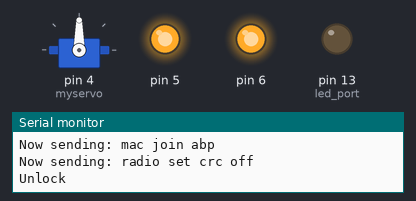
The sketch below on a simulated Arduino Mega 2560, built with avr-gcc and run on an emulated ATmega2560. Shown: servo, output pins drawn as LEDs (lit = HIGH), the last lines printed to the serial monitor.

Above: at 12.05 s.
At 19.0 s:
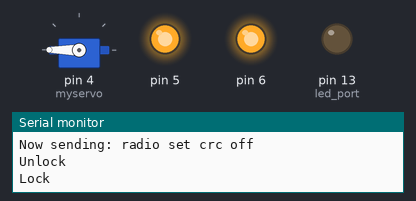
Timing chart, 0 to 20.1 s (numbered marks = the images above):
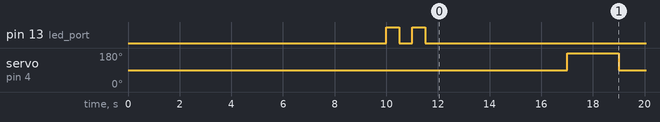

The sketch:

servosolo.ino
```cpp
/*
* This file is generated by the Marvin Booster
* The following sensors are available:
* A3 - Unused
* A5 - Unused
* D4 - Unused
* A0 - Unused
* D3 - Servo
*
* If you find whitespaces within this document, it is due to empty templates.
* Have fun playing with your new Marvin!
*/
//Include libraries and non-static variables needed for different sensors
#include <math.h>         //by default included in Arduino
#include <Wire.h>         //by default included in Arduinozip

#include <Servo.h>

int lock = 0;

// Port to assign the type of lora data (any port can be used between 1 and 223)
int     set_port  = 1;

// Some standard ports that depend on the layout of the Marvin
long    defaultBaudRate = 57600;
int     reset_port = 5;
int     RN2483_power_port = 6;
int     led_port = 13;
unsigned long start;
//*** Generated parameters here, please do not edit---->
String  set_as_key = ""; // Put your 32 hex char here
String  set_as_id = ""; // Put your value here
String  set_descriptivename = "MARVIN01"; // Put your value here
String  set_displayname = "700E8B14162DB298 - MARVIN01"; // Put your value here
String  set_endpoint_url = "https://mansystemsiotapp.mendixcloud.com/lora"; // Put your value here
String  set_deveui = "700E8B14162DB298"; // Put your 32 hex char here
String  set_devsaddr = "0181B416"; // Put your 32 hex char here
String  set_nwkskey = "775AEB0EAD7F963F5C9853A47BBD8845"; // Put your 32 hex char here
String  set_appskey = "775AEB0EAD7F963F5C9853A47BBD8845"; // Put your 32 hex char here
String  set_devaddr = "0181B416"; // Put your 8 hex char here
String  set_devicestatus = ""; // Put your value here
//*** <---- END Set parameters here

// Some global items
String reader = "";

//*** Define in which port the sensor is plugged in ---->


Servo myservo;  // create servo object to control a servo
// twelve servo objects can be created on most boards

int pos = 0;    // variable to store the servo position


/*
 * Setup() function is called when board is started. Marvin uses a serial connection to talk to your pc and a serial
 * connection to talk to the RN2483, these are both initialized in seperate functions. Also some Arduino port are
 * initialized and a LED is called to blink when everything is done.
 */
void setup() {
 InitializeSerials(defaultBaudRate);
  initializeRN2483(RN2483_power_port, reset_port);
  Wire.begin();
  pinMode(led_port, OUTPUT); // Initialize LED port
  blinky();
  pinMode(A3, INPUT);
  pinMode(A5, INPUT);
  start = millis();


  myservo.attach(4);  // attaches the servo on pin 3 to the servo object
}


void moveservo(){
 for (pos = 0; pos <= 180; pos += 1) { // goes from 0 degrees to 180 degrees
    // in steps of 1 degree
    myservo.write(pos);              // tell servo to go to position in variable 'pos'
    delay(15);                       // waits 15ms for the servo to reach the position
  }

  for (pos = 180; pos >= 0; pos -= 1) { // goes from 180 degrees to 0 degrees
    myservo.write(pos);              // tell servo to go to position in variable 'pos'
    delay(15);                       // waits 15ms for the servo to reach the position
  }
}

void moveservoLock()
{
   for (pos = 0; pos <= 30; pos += 1) { // goes from 0 degrees to 180 degrees
    // in steps of 1 degree
    myservo.write(pos);              // tell servo to go to position in variable 'pos'
    delay(15);                       // waits 15ms for the servo to reach the position
  }
}


void moveservoUnlock()
{
  myservo.write(0);
}
int x = 0;
void loop() {
    String payload = "1";
    int A = 0;          //Assigned to port 1 (A3)
    int B = 0;          //Assigned to port 1 (A3)-for humidity value
    int C = 0;          //Assigned to port 2 (A5)
    int D = 0;          //Assigned to port 3 (D4)
    int E = 0;          //Assigned to part 4 (A0)
    int F = 0;          //Assigned to port 5 (D3)
                        //Port 5 is also the serial I2C port. Make sure you check an example on the Seeed wiki
                        //to know what the exact output of your sensor is and how you want to send it


  if(x == 0)
  {
    Serial.println("Unlock");
    myservo.write(90);
    x = 1;
  }
  delay(5000);
  if(x == 1)
  {
    Serial.println("Lock");
    myservo.write(180);
    x = 0;
  }
  delay(2000);

  /*
  if(millis() - start > 3000){
    payload = payload+ "A" + String(A)+ "B" + String(B)+ "C" + String(C)+ "D" + String(D)+ "E" + String(E) + "F" + String(F);
    send_LoRa_data(set_port, payload); //4 bytes
    blinky();
    delay(1000);
    read_data_from_LoRa_Mod();
    delay(1000);
    start = millis();
  }
  */
}

void InitializeSerials(long baudrate)
{
  Serial.begin(baudrate);
  Serial1.begin(baudrate);
  delay(1000);
  print_to_console("Serial ports initialised");
}

void initializeRN2483(int pwr_port, int rst_port)
{
  //Enable power to the RN2483
  pinMode(pwr_port, OUTPUT);
  digitalWrite(pwr_port, HIGH);
  print_to_console("RN2483 Powered up");
  delay(1000);

  //Disable reset pin
  pinMode(rst_port, OUTPUT);
  digitalWrite(rst_port, HIGH);

  //Configure LoRa module
  send_LoRa_Command("sys reset");
  read_data_from_LoRa_Mod();

  send_LoRa_Command("mac set nwkskey " + set_nwkskey);
  read_data_from_LoRa_Mod();

  send_LoRa_Command("mac set appskey " + set_appskey);
  read_data_from_LoRa_Mod();

  send_LoRa_Command("mac set devaddr " + set_devaddr);
  read_data_from_LoRa_Mod();

  //For this commands some extra delay is needed.
  send_LoRa_Command("mac set adr on");
  //send_LoRa_Command("mac set dr 0"); //uncomment this line to fix the RN2483 on SF12 (dr=DataRate)
  delay(1000);
  read_data_from_LoRa_Mod();

  send_LoRa_Command("mac save");
  delay(1000);
  read_data_from_LoRa_Mod();

  send_LoRa_Command("mac join abp");
  delay(1000);
  read_data_from_LoRa_Mod();

  send_LoRa_Command("radio set crc off");
  delay(1000);
  read_data_from_LoRa_Mod();

}

void print_to_console(String message)
{
  Serial.println(message);
}

void read_data_from_LoRa_Mod()
{
  if (Serial1.available()) {
    String inByte = Serial1.readString();
    Serial.println(inByte);
  }

}

void send_LoRa_Command(String cmd)
{
  print_to_console("Now sending: " + cmd);
  Serial1.println(cmd);
  delay(500);
}

void send_LoRa_data(int tx_port, String rawdata)
{
  send_LoRa_Command("mac tx uncnf " + String(tx_port) + String(" ") + rawdata);
}


void blinky()
{
  digitalWrite(led_port, HIGH);   // turn the LED on (HIGH is the voltage level)
  delay(500);              // wait for a second
  digitalWrite(led_port, LOW);    // turn the LED off by making the voltage LOW
  delay(500);              // wait for a second
  digitalWrite(led_port, HIGH);   // turn the LED on (HIGH is the voltage level)
  delay(500);              // wait for a second
  digitalWrite(led_port, LOW);    // turn the LED off by making the voltage LOW
  delay(500);              // wait for a second

}
```

Measured:
- by itself, servo on pin 4 (myservo): alternates 180° for 2.0 s and 90° for 5.0 s
